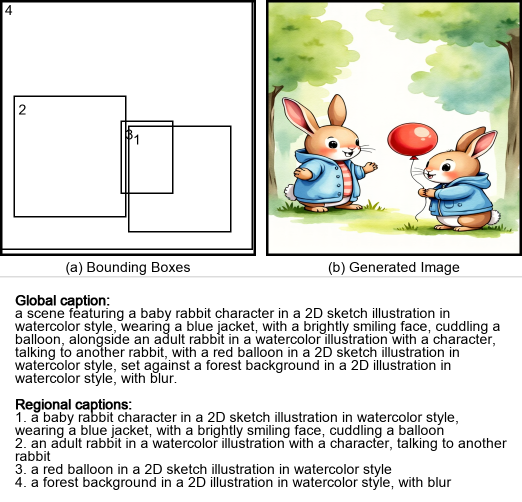
#> input picture combined_with_text/P1_scene01.png, 1044 x 1004 px (shown at 1/2 size); its folder holds only this picture in this run
$ python supp.py
#> lines starting #> are read from the running program, lines starting #| are printed output that depends on the picture
# [170 lines of commented-out code are left out]
import re
from pathlib import Path

from PIL import Image, ImageDraw, ImageFont

img_dir = Path("combined_with_text")
out_pdf = Path("Study2_Generated_images_with_prompts.pdf")


def get_font(size=28):
#> called with size = 28
    for fp in [
        "/System/Library/Fonts/Supplemental/Arial.ttf",  # macOS
        "/usr/share/fonts/truetype/dejavu/DejaVuSans.ttf",  # Linux
        "C:/Windows/Fonts/arial.ttf",  # Windows
    ]:
        if Path(fp).exists():
            return ImageFont.truetype(fp, size)
#> further down, im is the input picture: PIL image 1044x1004 RGB; mean R, G, B 220.7, 221.9, 214.2
    return ImageFont.load_default()


font = get_font(28)

# 파일명: P{num}_scene{num}.png
pat = re.compile(r"^P(\d+)_scene(\d+)$")


def sort_key(p: Path):
    m = pat.match(p.stem)
    if not m:
        return (999999, 999999)
    pi, si = map(int, m.groups())
    return (pi, si)


def add_header(img: Image.Image, text: str, font: ImageFont.ImageFont, header_h=60):
#> called with text = 'P1 — Scene 01', header_h = 60
    W, H = img.size
#> W = 1044; H = 1004
    canvas = Image.new("RGB", (W, H + header_h), "white")
#> canvas: PIL image 1044x1064 RGB; every value is 255
    canvas.paste(img, (0, header_h))
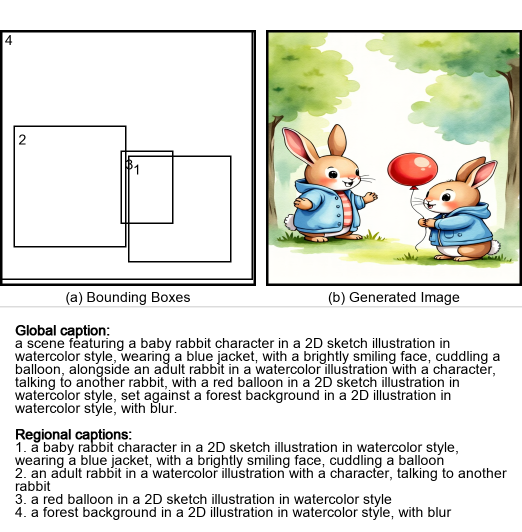
#> canvas: PIL image 1044x1064 RGB (shown at 1/2 size); mean R, G, B 222.7, 223.7, 216.5
    draw = ImageDraw.Draw(canvas)
    bbox = draw.textbbox((0, 0), text, font=font)
#> bbox = (0, 6, 210, 26)
    tw, th = bbox[2] - bbox[0], bbox[3] - bbox[1]
#> tw = 210; th = 20
    draw.text(((W - tw) // 2, (header_h - th) // 2), text, fill="black", font=font)
    draw.line([(0, header_h - 1), (W, header_h - 1)], fill=(200, 200, 200), width=2)
    return canvas


imgs = sorted(img_dir.glob("*.png"), key=sort_key)
pages = []

for p in imgs:
    im = Image.open(p).convert("RGB")
    m = pat.match(p.stem)
    if m:
        pi, si = m.groups()
        header = f"P{pi} — Scene {int(si):02d}"
    else:
        header = p.stem
    pages.append(add_header(im, header, font))

if not pages:
    raise SystemExit("이미지를 찾지 못했습니다. 폴더 경로/파일명을 확인하세요.")

first, rest = pages[0], pages[1:]
#> rest = []
first.save(out_pdf, save_all=True, append_images=rest)
print(f"[ok] PDF saved: {out_pdf}")
print(f"[ok] PDF saved: {out_pdf}")

$ run again, on combined_with_text/P1_scene05.png
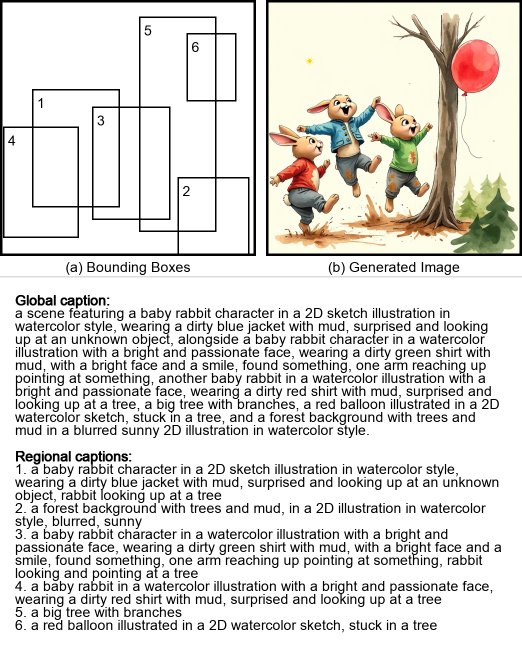
#> input picture combined_with_text/P1_scene05.png, 1044 x 1290 px (shown at 1/2 size)
#> im is the input picture: PIL image 1044x1290 RGB; mean R, G, B 220.4, 218.2, 213.6
#> in add_header, `canvas.paste(img, (0, header_h))`:
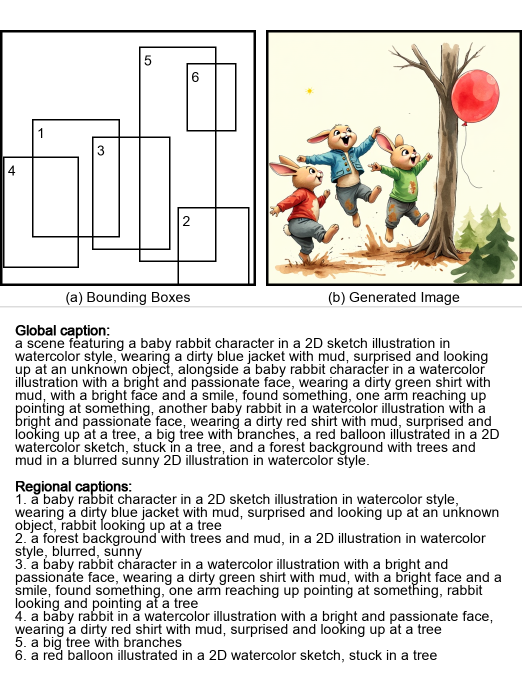
#> canvas: PIL image 1044x1350 RGB (shown at 1/2 size); mean R, G, B 221.9, 219.8, 215.4
#> bbox = (0, 6, 210, 26)
#> tw = 210; th = 20
#> rest = []

$ run again, on combined_with_text/P1_scene06.png
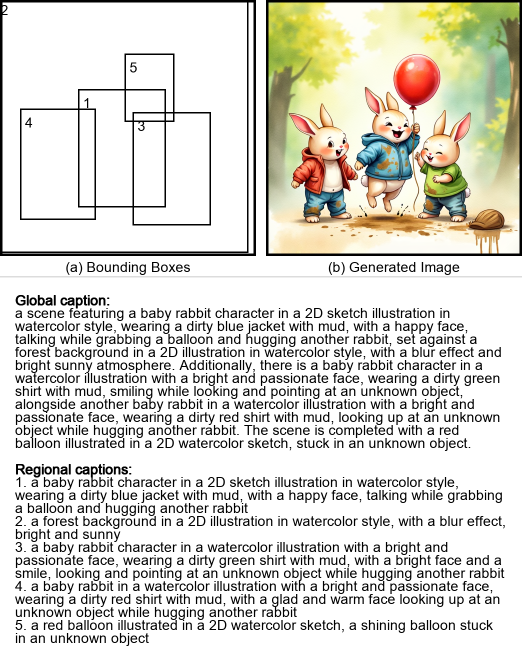
#> input picture combined_with_text/P1_scene06.png, 1044 x 1316 px (shown at 1/2 size)
#> im is the input picture: PIL image 1044x1316 RGB; mean R, G, B 217.6, 216.1, 207.9
#> in add_header, `canvas.paste(img, (0, header_h))`:
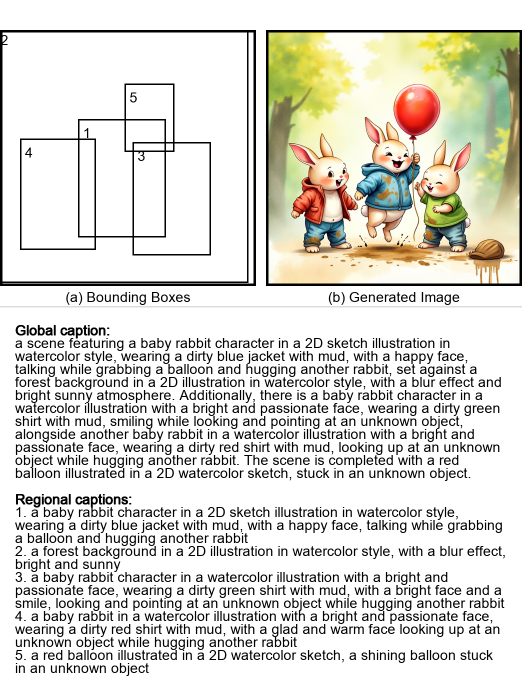
#> canvas: PIL image 1044x1376 RGB (shown at 1/2 size); mean R, G, B 219.2, 217.8, 209.9
#> bbox = (0, 6, 210, 26)
#> tw = 210; th = 20
#> rest = []

$ run again, on combined_with_text/P2_scene01.png
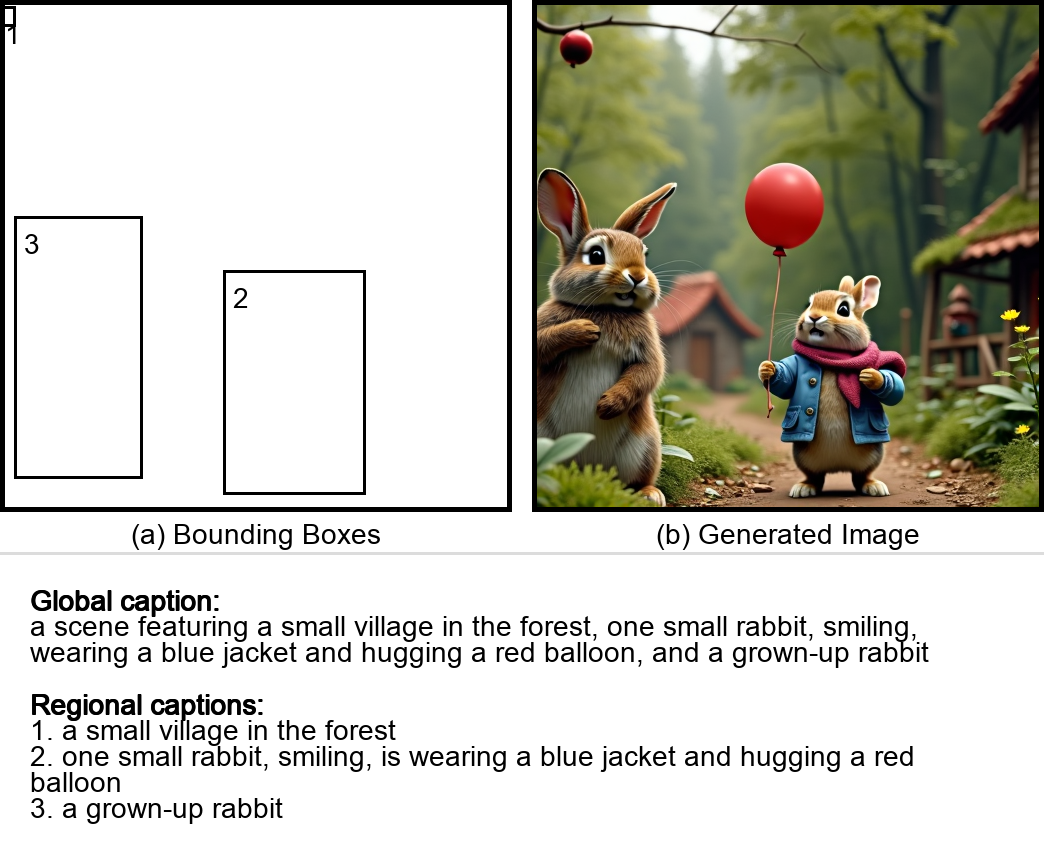
#> input picture combined_with_text/P2_scene01.png, 1044 x 848 px
#> im is the input picture: PIL image 1044x848 RGB; mean R, G, B 197.7, 196.4, 186.8
#> in add_header, `canvas.paste(img, (0, header_h))`:
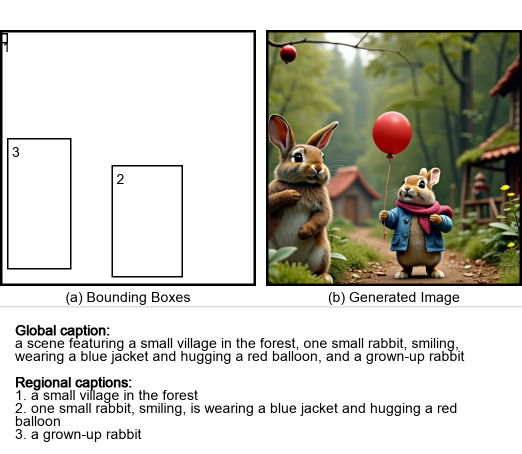
#> canvas: PIL image 1044x908 RGB (shown at 1/2 size); mean R, G, B 201.4, 200.2, 191.3
#> bbox = (0, 6, 210, 26)
#> tw = 210; th = 20
#> rest = []

$ run again, on combined_with_text/P1_scene02.png
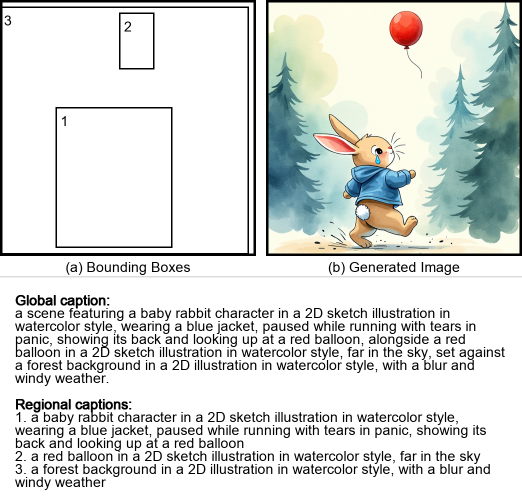
#> input picture combined_with_text/P1_scene02.png, 1044 x 1004 px (shown at 1/2 size)
#> im is the input picture: PIL image 1044x1004 RGB; mean R, G, B 217.9, 221.3, 218.3
#> in add_header, `canvas.paste(img, (0, header_h))`:
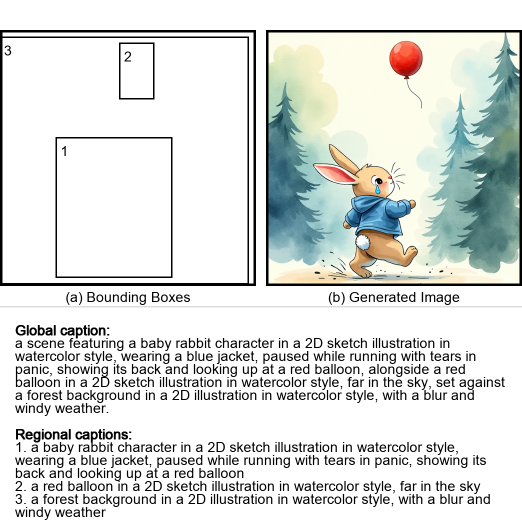
#> canvas: PIL image 1044x1064 RGB (shown at 1/2 size); mean R, G, B 220, 223.2, 220.4
#> bbox = (0, 6, 210, 26)
#> tw = 210; th = 20
#> rest = []
